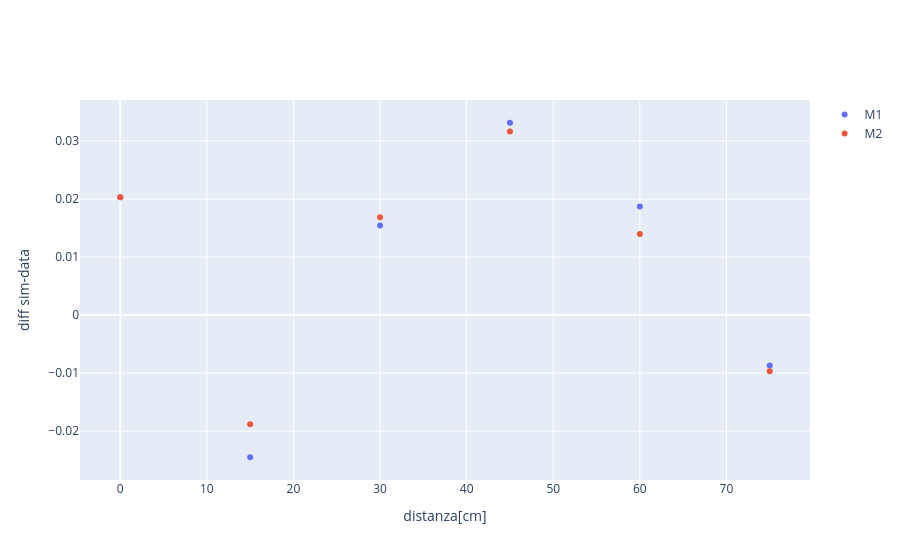

The cell this chart's notebook holds for it:
### Markdown cell above
## Diff

### Code cell
fig = go.Figure()

fig.add_trace( go.Scatter( x = sim_M_1['Mx'] , y = -((df_M[' pgm_triple'])/(df_M[' pg_doppie']) - (sim_M_1['triple'].to_numpy())/(sim_M_1['doppie'].to_numpy())) , mode = 'markers' , name = 'M1'))

fig.add_trace( go.Scatter( x = sim_M_2['Mx'] , y = -((df_M[' pgm_triple'])/(df_M[' pg_doppie']) - (sim_M_2['triple'].to_numpy())/(sim_M_2['doppie'].to_numpy())) , mode = 'markers' , name = 'M2'))

fig.update_xaxes( title_text = 'distanza[cm]')
fig.update_yaxes( title_text = 'diff sim-data')
fig.show()

### Figure 1 — Plotly figure (JSON) as saved in the notebook; plotly's stock layout.template omitted (floating-point values rounded to 4 significant figures)
{"data": [{"mode": "markers", "name": "M1", "type": "scatter", "x": [0, 15, 30, 45, 60, 75], "y": [0.02029, -0.02449, 0.01542, 0.03313, 0.01871, -0.00868]}, {"mode": "markers", "name": "M2", "type": "scatter", "x": [0, 15, 30, 45, 60, 75], "y": [0.02029, -0.01882, 0.01684, 0.03162, 0.01396, -0.00966]}], "layout": {"xaxis": {"title": {"text": "distanza[cm]"}}, "yaxis": {"title": {"text": "diff sim-data"}}}}
